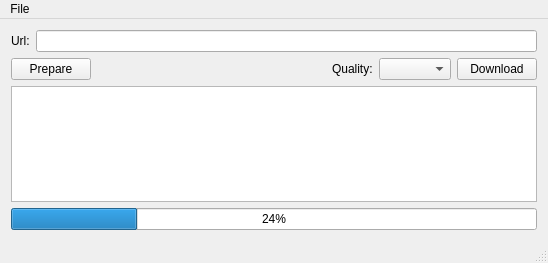
<?xml version="1.0" encoding="UTF-8"?>
<ui version="4.0">
 <class>MainWindow</class>
 <widget class="QMainWindow" name="MainWindow">
  <property name="geometry">
   <rect>
    <x>0</x>
    <y>0</y>
    <width>548</width>
    <height>263</height>
   </rect>
  </property>
  <property name="windowTitle">
   <string>MainWindow</string>
  </property>
  <widget class="QWidget" name="centralWidget">
   <layout class="QVBoxLayout" name="verticalLayout_2">
    <item>
     <layout class="QVBoxLayout" name="verticalLayout">
      <item>
       <layout class="QHBoxLayout" name="horizontalLayout">
        <item>
         <widget class="QLabel" name="urlLabel">
          <property name="text">
           <string>Url:</string>
          </property>
          <property name="buddy">
           <cstring>urlLineEdit</cstring>
          </property>
         </widget>
        </item>
        <item>
         <widget class="QLineEdit" name="urlLineEdit"/>
        </item>
       </layout>
      </item>
      <item>
       <layout class="QHBoxLayout" name="horizontalLayout_2">
        <item>
         <widget class="QPushButton" name="prepareButton">
          <property name="text">
           <string>Prepare</string>
          </property>
         </widget>
        </item>
        <item>
         <spacer name="horizontalSpacer">
          <property name="orientation">
           <enum>Qt::Horizontal</enum>
          </property>
          <property name="sizeHint" stdset="0">
           <size>
            <width>40</width>
            <height>20</height>
           </size>
          </property>
         </spacer>
        </item>
        <item>
         <widget class="QLabel" name="label">
          <property name="text">
           <string>Quality:</string>
          </property>
          <property name="buddy">
           <cstring>comboBox</cstring>
          </property>
         </widget>
        </item>
        <item>
         <widget class="QComboBox" name="comboBox"/>
        </item>
        <item>
         <widget class="QPushButton" name="downloadButton">
          <property name="text">
           <string>Download</string>
          </property>
         </widget>
        </item>
       </layout>
      </item>
     </layout>
    </item>
    <item>
     <widget class="QTextEdit" name="statusTextEdit"/>
    </item>
    <item>
     <widget class="QProgressBar" name="progressBar">
      <property name="value">
       <number>24</number>
      </property>
     </widget>
    </item>
   </layout>
  </widget>
  <widget class="QMenuBar" name="menuBar">
   <property name="geometry">
    <rect>
     <x>0</x>
     <y>0</y>
     <width>548</width>
     <height>21</height>
    </rect>
   </property>
   <widget class="QMenu" name="menuFile">
    <property name="title">
     <string>File</string>
    </property>
    <addaction name="actionExit"/>
   </widget>
   <addaction name="menuFile"/>
  </widget>
  <widget class="QStatusBar" name="statusBar"/>
  <action name="actionExit">
   <property name="text">
    <string>Exit</string>
   </property>
  </action>
 </widget>
 <layoutdefault spacing="6" margin="11"/>
 <resources/>
 <connections>
  <connection>
   <sender>urlLineEdit</sender>
   <signal>returnPressed()</signal>
   <receiver>prepareButton</receiver>
   <slot>click()</slot>
   <hints>
    <hint type="sourcelabel">
     <x>203</x>
     <y>40</y>
    </hint>
    <hint type="destinationlabel">
     <x>50</x>
     <y>69</y>
    </hint>
   </hints>
  </connection>
 </connections>
</ui>
